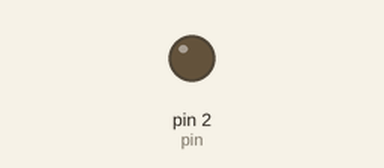
A sketch run on a simulated Arduino Uno, built with avr-gcc and run on an emulated ATmega328P. Parts: output pins drawn as LEDs (lit = HIGH).

Above: at 0.3 s.
At 1.6 s:
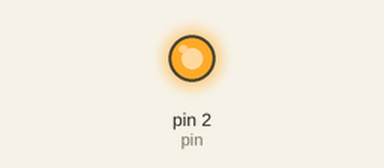
Timing chart, 0 to 8.2 s (numbered marks = the images above):
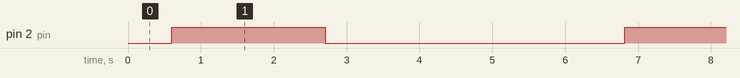

Measured:
- by itself, pin 2 (pin): alternates HIGH for 2.1 s and LOW for 4.2 s

The sketch:

AnalogWrite.ino
```cpp
const int pin = 2;

void setup() {
  pinMode(pin, OUTPUT);
}

void loop() {

  double v = sin(millis() / 1000.0) * 1000;

  if (v >= 0) {

	pinMode(pin, OUTPUT);
	analogWrite(pin, map(v, 0, 1000, 0, 255));

  } else {

	pinMode(pin, INPUT);

  }

  delay(100);

}
```
